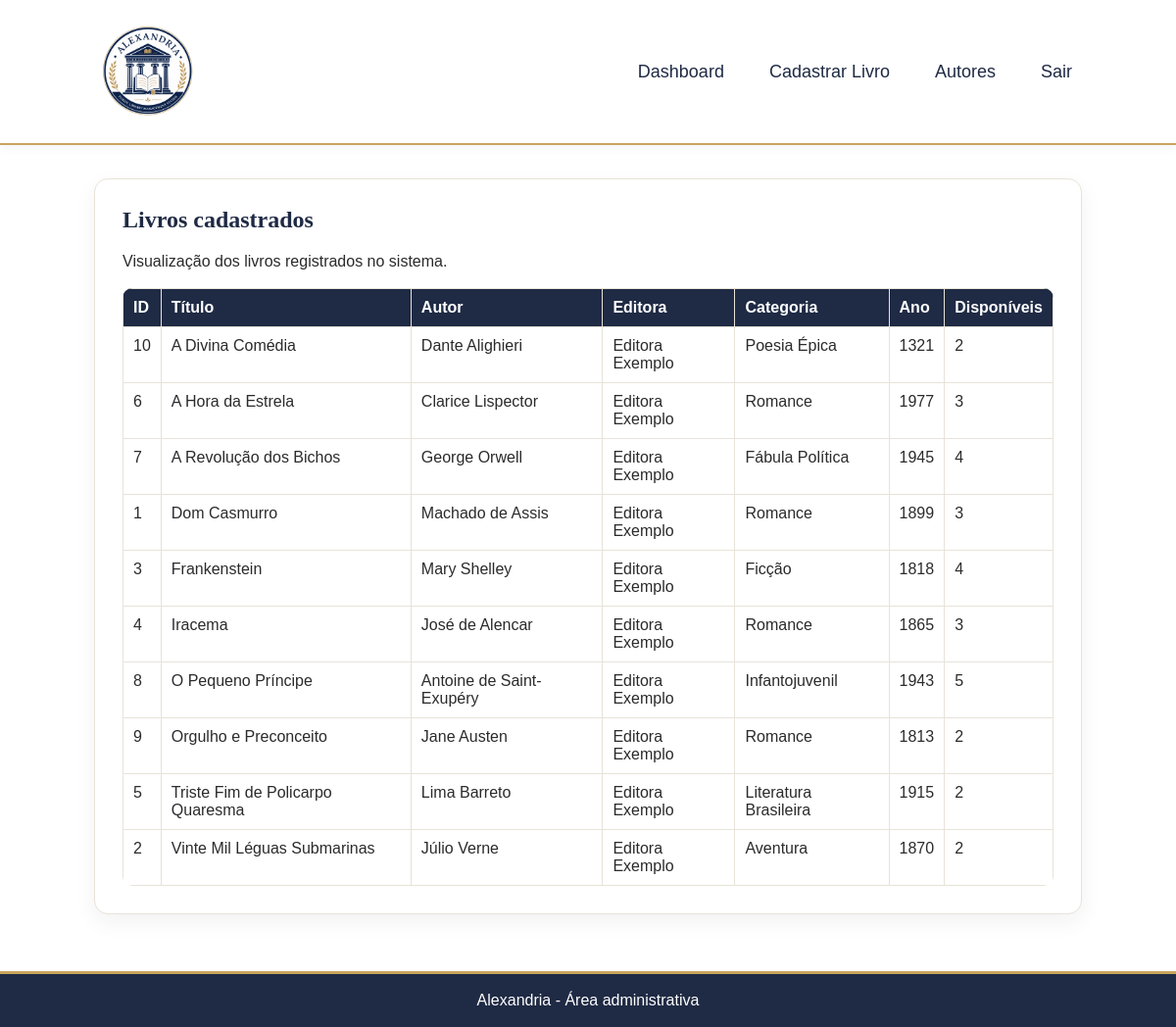
The app's page /view/gerenciar_livros.php (signed in) with its own data.
### tables this page shows
CREATE TABLE livros (
    id_livro INT AUTO_INCREMENT PRIMARY KEY,
    titulo VARCHAR(150) NOT NULL,
    id_autor INT NOT NULL,
    editora VARCHAR(100),
    categoria VARCHAR(80),
    ano_publicacao INT,
    quantidade INT DEFAULT 0,
    descricao TEXT,
    imagem VARCHAR(255),
    data_cadastro DATETIME DEFAULT CURRENT_TIMESTAMP,
    FOREIGN KEY (id_autor) REFERENCES autores(id_autor)
);

CREATE TABLE autores (
    id_autor INT AUTO_INCREMENT PRIMARY KEY,
    nome VARCHAR(100) NOT NULL,
    nacionalidade VARCHAR(80),
    biografia TEXT
);

### view/gerenciar_livros.php (the view, shortened to what this page needs)
<?php
require_once "../controller/conexao.php";
$sql = "SELECT l.id_livro, l.titulo, a.nome AS autor, l.editora, l.categoria, l.ano_publicacao, l.quantidade FROM livros l INNER JOIN autores a ON l.id_autor = a.id_autor ORDER BY l.titulo";
$resultado = mysqli_query($conexao, $sql);
?>
<!DOCTYPE html>
<html lang="pt-br">
<head>
    <link rel="stylesheet" href="../assets/css/style.css">
</head>
<body>
    <header>
        <a class="logo-site" href="../index.php">
            <img src="../assets/img/logo_alexandria.webp" alt="Logo Alexandria">
        </a>
        <nav>
            <a href="dashboard.php">Dashboard</a>
            <a href="cadastro_livro.php">Cadastrar Livro</a>
            <a href="gerenciar_autores.php">Autores</a>
            <a href="../controller/auth.php?acao=logout">Sair</a>
        </nav>
    </header>
    <main>
        <section>
            <h2>Livros cadastrados</h2>
            <p>Visualização dos livros registrados no sistema.</p>
            <table>
                <thead>
                    <tr>
                        <th>ID</th>
                        <th>Título</th>
                        <th>Autor</th>
                        <th>Editora</th>
                        <th>Categoria</th>
                        <th>Ano</th>
                        <th>Disponíveis</th>
                    </tr>
                </thead>
                <tbody>
                    <?php if ($resultado && mysqli_num_rows($resultado) > 0): ?>
                        <?php while ($livro = mysqli_fetch_assoc($resultado)): ?>
                            <tr>
                                <td><?php echo intval($livro["id_livro"]); ?></td>
                                <td><?php echo htmlspecialchars($livro["titulo"]); ?></td>
                                <td><?php echo htmlspecialchars($livro["autor"]); ?></td>
                                <td><?php echo htmlspecialchars($livro["editora"]); ?></td>
                                <td><?php echo htmlspecialchars($livro["categoria"]); ?></td>
                                <td><?php echo intval($livro["ano_publicacao"]); ?></td>
                                <td><?php echo intval($livro["quantidade"]); ?></td>
                            </tr>
                        <?php endwhile; ?>
                    <?php else: ?>
                        <tr>
                            <td colspan="7">Nenhum livro cadastrado.</td>
                        </tr>
                    <?php endif; ?>
                </tbody>
            </table>
        </section>
    </main>
    <footer>
        <p>Alexandria - Área administrativa</p>
    </footer>
</body>
</html>

### assets/css/style.css (style rules this page uses)
:root { --branco: #ffffff; --fundo: #ffffff; --fundo-claro: #ffffff; --azul: #1f2a44; --azul-hover: #162033; --dourado: #c9a55c; --dourado-claro: #eadfbe; --cinza: #e8e3d8; --texto: #2b2b2b; --texto-suave: #666666; }
* { box-sizing: border-box; }
html { min-height: 100%; }
body { min-height: 100vh; margin: 0; display: flex; flex-direction: column; font-family: Arial, Helvetica, sans-serif; background: var(--fundo); color: var(--texto); }
header { display: flex; align-items: center; justify-content: space-between; flex-wrap: wrap; gap: 12px 24px; background: var(--branco); color: var(--azul); padding: 18px 8%; border-bottom: 2px solid var(--dourado); box-shadow: 0 2px 10px rgba(31, 42, 68, 0.06); }
.logo-site { display: inline-block; text-decoration: none; }
.logo-site img { display: block; width: 110px; max-width: 100%; height: auto; }
nav { display: flex; align-items: center; justify-content: flex-end; flex-wrap: wrap; gap: 26px; }
nav a { color: var(--azul); text-decoration: none; font-size: 18px; padding: 6px 10px; }
main { width: 84%; margin: 0 auto; padding: 34px 0; flex: 1; }
.hero, main > section, .pagina-formulario section { background: var(--branco); padding: 28px; border: 1px solid var(--cinza); border-radius: 14px; box-shadow: 0 8px 22px rgba(31, 42, 68, 0.06); margin-bottom: 24px; }
.hero h2, main h2 { margin-top: 0; font-family: Georgia, 'Times New Roman', serif; color: var(--azul); }
table { width: 100%; border-collapse: collapse; margin-top: 18px; background: var(--branco); border-radius: 10px; overflow: hidden; }
th, td { border: 1px solid var(--cinza); padding: 10px; text-align: left; vertical-align: top; }
th { background: var(--azul); color: var(--branco); }
tr:nth-child(even) { background: var(--fundo-claro); }
footer { background: var(--azul); color: var(--branco); padding: 18px 8%; text-align: center; border-top: 3px solid var(--dourado); }
footer p { margin: 0; }

### records on screen
livros: id_livro "10", titulo "A Divina Comédia", id_autor.nome "Dante Alighieri", editora "Editora Exemplo", categoria "Poesia Épica", ano_publicacao "1321", quantidade "2"
livros: id_livro "6", titulo "A Hora da Estrela", id_autor.nome "Clarice Lispector", editora "Editora Exemplo", categoria "Romance", ano_publicacao "1977", quantidade "3"
livros: id_livro "7", titulo "A Revolução dos Bichos", id_autor.nome "George Orwell", editora "Editora Exemplo", categoria "Fábula Política", ano_publicacao "1945", quantidade "4"
livros: id_livro "1", titulo "Dom Casmurro", id_autor.nome "Machado de Assis", editora "Editora Exemplo", categoria "Romance", ano_publicacao "1899", quantidade "3"
livros: id_livro "3", titulo "Frankenstein", id_autor.nome "Mary Shelley", editora "Editora Exemplo", categoria "Ficção", ano_publicacao "1818", quantidade "4"
livros: id_livro "4", titulo "Iracema", id_autor.nome "José de Alencar", editora "Editora Exemplo", categoria "Romance", ano_publicacao "1865", quantidade "3"
livros: id_livro "8", titulo "O Pequeno Príncipe", id_autor.nome "Antoine de Saint-Exupéry", editora "Editora Exemplo", categoria "Infantojuvenil", ano_publicacao "1943", quantidade "5"
livros: id_livro "9", titulo "Orgulho e Preconceito", id_autor.nome "Jane Austen", editora "Editora Exemplo", categoria "Romance", ano_publicacao "1813", quantidade "2"
livros: id_livro "5", titulo "Triste Fim de Policarpo Quaresma", id_autor.nome "Lima Barreto", editora "Editora Exemplo", categoria "Literatura Brasileira", ano_publicacao "1915", quantidade "2"
livros: id_livro "2", titulo "Vinte Mil Léguas Submarinas", id_autor.nome "Júlio Verne", editora "Editora Exemplo", categoria "Aventura", ano_publicacao "1870", quantidade "2"
